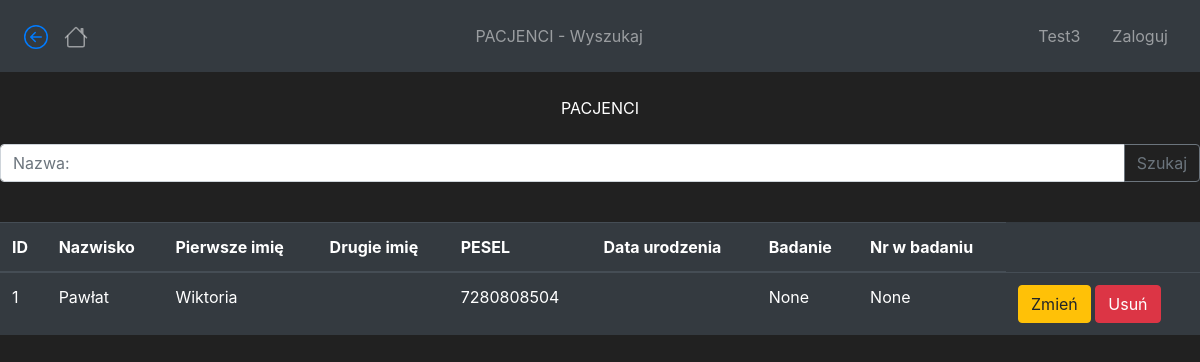
The page /pacjenci_wyszukaj on the database its author committed.
### iszlc/models.py (models this page shows, shortened)
class Pacjenci(db.Model):
    id_pacjent = db.Column(db.Integer(), primary_key=True, nullable=False, autoincrement=True, unique=True)
    nazwisko = db.Column(db.String(length=60), nullable=False, unique=False)
    pierwsze_imie = db.Column(db.String(length=30), nullable=False, unique=False)
    drugie_imie = db.Column(db.String(length=30), nullable=True, unique=False)
    pesel = db.Column(db.Integer(), nullable=False, unique=True)
    data_urodzenia = db.Column(db.String(length=10), nullable=True, unique=False)
    badanie = db.Column(db.String(), nullable=False, unique=False)
    nr_w_badaniu = db.Column(db.Integer(), nullable=False, unique=True)

### iszlc/routes.py (the view)
@app.route('/pacjenci_wyszukaj')
def pacjenci_wyszukaj_page():
    pacjent = Pacjenci.query.all()
    return render_template('pacjenci/wyszukaj.html', Pacjenci=pacjent)

### iszlc/templates/pacjenci/wyszukaj.html (shortened to what this page needs)
{% extends 'base.html' %}
{% block title %}
    PACJENCI - Wyszukaj
{% endblock %}
{% block content %}
<br>
<center>PACJENCI</center>
<br>
<div class="input-group mb-3">
    <input type="text" class="form-control" placeholder="Nazwa:" aria-label="Nazwa:" aria-describedby="button-addon2">
    <div class="input-group-append">
      <button class="btn btn-outline-secondary" type="button" id="button-addon2">Szukaj</button>
    </div>
  </div>
  <br>
  <table class="table table-hover table-dark">
      <thead>
          <tr>
              <th scope="col">ID</th>
              <th scope="col">Nazwisko</th>
              <th scope="col">Pierwsze imię</th>
              <th scope="col">Drugie imię</th>
              <th scope="col">PESEL</th>
              <th scope="col">Data urodzenia</th>
              <th scope="col">Badanie</th>
              <th scope="col">Nr w badaniu</th>
          </tr>
      </thead>
      {% for pacjent in Pacjenci %}
          <tr>
              <td>{{ pacjent.id_pacjent }}</td>
              <td>{{ pacjent.nazwisko }}</td>
              <td>{{ pacjent.pierwsze_imie }}</td>
              <td>{{ pacjent.drugie_imie }}</td>
              <td>{{ pacjent.pesel }}</td>
              <td>{{ pacjent.data_urodzenia }}</td>
              <td>{{ pacjent.badanie }}</td>
              <td>{{ pacjent.nr_w_badaniu }}</td>
              <td>
                  <button class="btn btn-outline btn-warning">Zmień</button>
                  <a class="btn btn-outline btn-danger"
                  href="#">Usuń</a>
              </td>
          </tr>
      {% endfor %}
  </table>
{% endblock %}

### iszlc/templates/base.html (style rules this page uses)
body { background-color: #212121; color: white }

### rows shown on the page
Pacjenci: id_pacjent "1", nazwisko "Pawłat", pierwsze_imie "Wiktoria", pesel "7280808504", badanie "None", nr_w_badaniu "None"
